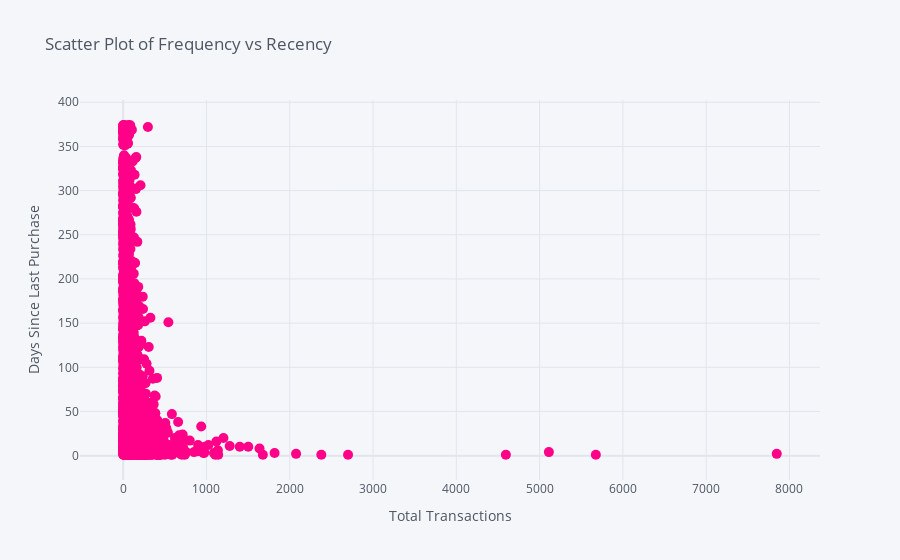

Notebook source saved alongside this figure:
### Code cell
# Frequency vs Recency
rfm_table.iplot(
    kind='scatter', mode='markers',
    x='TotalTransactions', y='DaysSinceLastPurchase',
    title='Scatter Plot of Frequency vs Recency',
    xTitle='Total Transactions', yTitle='Days Since Last Purchase',
    size=10, color='pink'
)

### Figure 1 — Plotly figure (JSON) as saved in the notebook; plotly's stock layout.template omitted (floating-point values rounded to 4 significant figures; data arrays with more than 128 entries replaced by an {"elided": "..."} marker saying what was removed)
{"data": [{"line": {"color": "rgba(255, 0, 136, 1.0)", "dash": "solid", "shape": "linear", "width": 1.3}, "marker": {"size": 10, "symbol": "circle"}, "mode": "markers", "name": "DaysSinceLastPurchase", "text": "", "type": "scatter", "x": {"elided": "4338 int values"}, "y": {"elided": "4338 int values"}}], "layout": {"autosize": true, "legend": {"bgcolor": "#F5F6F9", "font": {"color": "#4D5663"}}, "paper_bgcolor": "#F5F6F9", "plot_bgcolor": "#F5F6F9", "title": {"font": {"color": "#4D5663"}, "text": "Scatter Plot of Frequency vs Recency"}, "xaxis": {"autorange": true, "gridcolor": "#E1E5ED", "range": [-500.2, 8348.0], "showgrid": true, "tickfont": {"color": "#4D5663"}, "title": {"font": {"color": "#4D5663"}, "text": "Total Transactions"}, "type": "linear", "zerolinecolor": "#E1E5ED"}, "yaxis": {"autorange": true, "gridcolor": "#E1E5ED", "range": [-37.05, 412.0], "showgrid": true, "tickfont": {"color": "#4D5663"}, "title": {"font": {"color": "#4D5663"}, "text": "Days Since Last Purchase"}, "type": "linear", "zerolinecolor": "#E1E5ED"}}}
